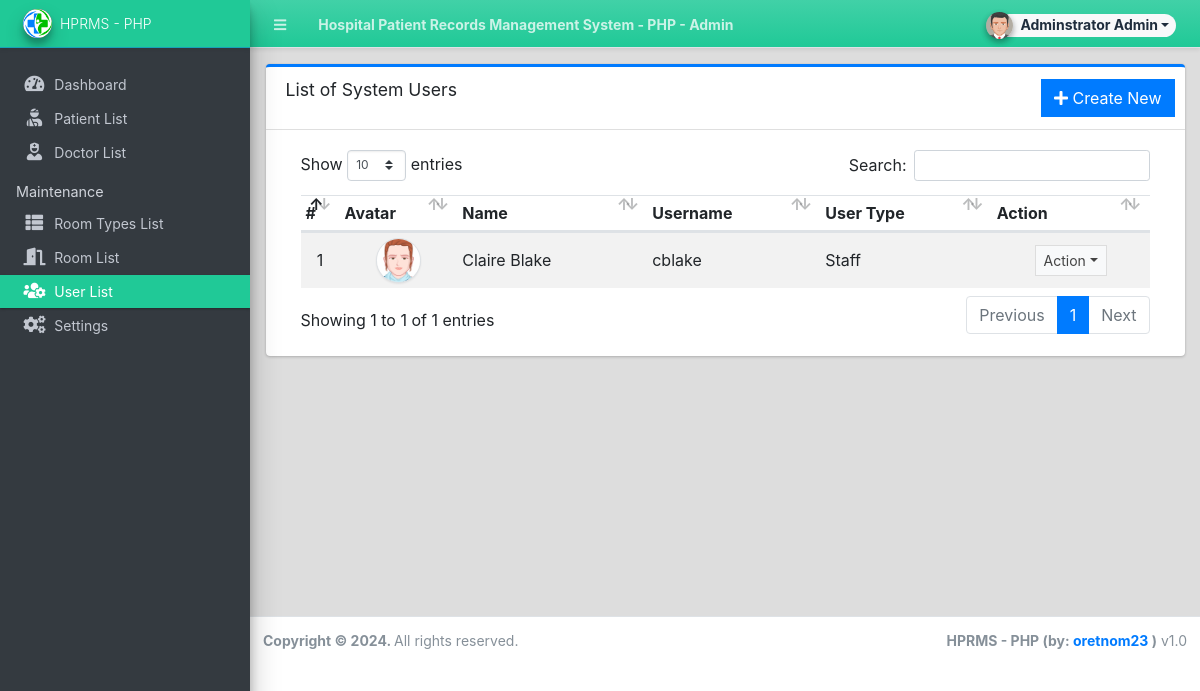
Page /admin/?page=user/list (signed in) on the committed database.
### tables this page shows
CREATE TABLE `users` (
  `id` int(50) NOT NULL,
  `firstname` varchar(250) NOT NULL,
  `middlename` text DEFAULT NULL,
  `lastname` varchar(250) NOT NULL,
  `username` text NOT NULL,
  `password` text NOT NULL,
  `avatar` text DEFAULT NULL,
  `last_login` datetime DEFAULT NULL,
  `type` tinyint(1) NOT NULL DEFAULT 0,
  `status` int(1) NOT NULL DEFAULT 1 COMMENT '0=not verified, 1 = verified',
  `date_added` datetime NOT NULL DEFAULT current_timestamp(),
  `date_updated` datetime DEFAULT NULL ON UPDATE current_timestamp()
);

### config.php (called while the page is built, shortened)
<?php
function validate_image($file){
	if(!empty($file)){
        $ex = explode('?',$file);
        $file = $ex[0];
        $param =  isset($ex[1]) ? '?'.$ex[1]  : '';
		if(is_file(base_app.$file)){
			return base_url.$file.$param;
		}else{
			return base_url.'dist/img/no-image-available.png';
		}
	}else{
		return base_url.'dist/img/no-image-available.png';
	}
}
?>

### admin/user/list.php (the view, shortened to what this page needs)
<div class="card card-outline card-primary">
	<div class="card-header">
		<h3 class="card-title">List of System Users</h3>
		<div class="card-tools">
			<a href="?page=user/manage_user" class="btn btn-flat btn-primary"><span class="fas fa-plus"></span>  Create New</a>
		</div>
	</div>
	<div class="card-body">
		<div class="container-fluid">
        <div class="container-fluid">
			<table class="table table-hover table-striped">
				<!-- <colgroup>
					<col width="5%">
					<col width="10%">
					<col width="20%">
					<col width="20%">
					<col width="15%">
					<col width="15%">
					<col width="10%">
				</colgroup> -->
				<thead>
					<tr>
						<th>#</th>
						<th>Avatar</th>
						<th>Name</th>
						<th>Username</th>
						<th>User Type</th>
						<th>Action</th>
					</tr>
				</thead>
				<tbody>
					<?php
						$i = 1;
						$qry = $conn->query("SELECT *,concat(firstname,' ',lastname) as name from `users` where id != '1' order by concat(firstname,' ',lastname) asc ");
						while($row = $qry->fetch_assoc()):
					?>
						<tr>
							<td class="text-center"><?php echo $i++; ?></td>
							<td class="text-center"><img src="<?php echo validate_image($row['avatar']) ?>" class="img-avatar img-thumbnail p-0 border-2" alt="user_avatar"></td>
							<td><?php echo ucwords($row['name']) ?></td>
							<td ><p class="m-0 truncate-1"><?php echo $row['username'] ?></p></td>
							<td ><p class="m-0"><?php echo ($row['type'] == 1 )? "Adminstrator" : "Staff" ?></p></td>
							<td align="center">
								 <button type="button" class="btn btn-flat btn-default btn-sm dropdown-toggle dropdown-icon" data-toggle="dropdown">
				                  		Action
				                  </button>
							</td>
						</tr>
					<?php endwhile; ?>
				</tbody>
			</table>
		</div>
		</div>
	</div>
</div>

### admin/user/list.php (style rules this page uses)
.img-avatar { width:45px; height:45px; object-fit:cover; object-position:center center; border-radius:100%; }

### rows in the picture
users: avatar (picture), name "Claire Blake", username "cblake", type "Staff"

### other values in the picture
$_settings->info('name') "Hospital Patient Records Management System - PHP"
$_settings->userdata('firstname').' '.$_settings->userdata('lastname') "Adminstrator Admin"
$_settings->info('short_name') "HPRMS - PHP"
